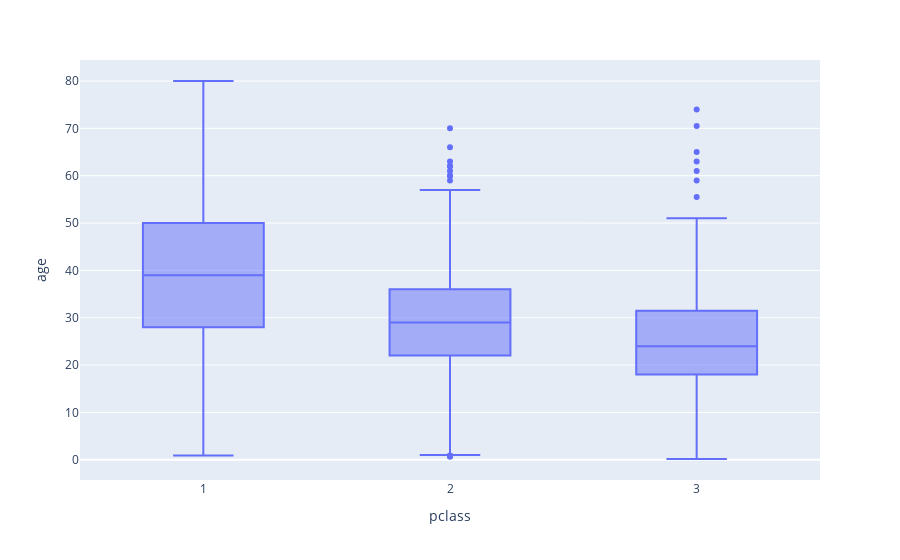

Here is the notebook cell this chart was saved with:
### Code cell
fig7 = px.box(titanic, x="pclass", y="age")
fig7.show()

### Figure 1 — Plotly figure (JSON) as saved in the notebook; plotly's stock layout.template omitted (floating-point values rounded to 4 significant figures; data arrays with more than 128 entries replaced by an {"elided": "..."} marker saying what was removed)
{"data": [{"alignmentgroup": "True", "hovertemplate": "pclass=%{x}<br>age=%{y}<extra></extra>", "legendgroup": "", "marker": {"color": "#636efa"}, "name": "", "notched": false, "offsetgroup": "", "orientation": "v", "showlegend": false, "type": "box", "x": {"elided": "1308 int values"}, "x0": " ", "xaxis": "x", "y": {"elided": "1308 float values"}, "y0": " ", "yaxis": "y"}], "layout": {"boxmode": "group", "legend": {"tracegroupgap": 0}, "margin": {"t": 60}, "xaxis": {"anchor": "y", "domain": [0, 1], "title": {"text": "pclass"}}, "yaxis": {"anchor": "x", "domain": [0, 1], "title": {"text": "age"}}}}
